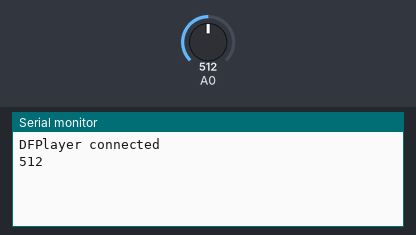
Recording of a sketch running on a simulated Arduino Uno, built with avr-gcc and run on an emulated ATmega328P. Parts: the last lines printed to the serial monitor. The inputs (shaded band) are chosen by the test bench; at power-on: A0 = 512. The audio player accepts every command and is not drawn.

Above: at 2.7 s.
2.8 s: A0 set to 490
At 6.97 s:
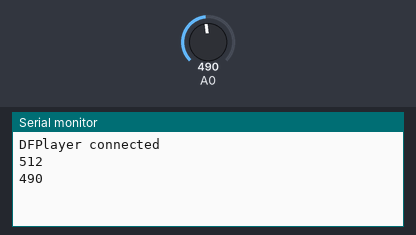
8.7 s: A0 set to 510
At 9.2 s:
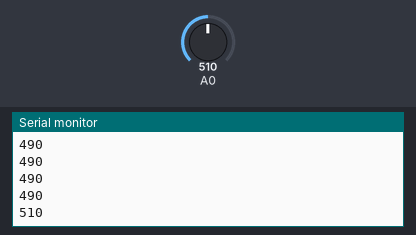
Timing chart, 0 to 11.7 s (numbered marks = the images above; inputs shaded):
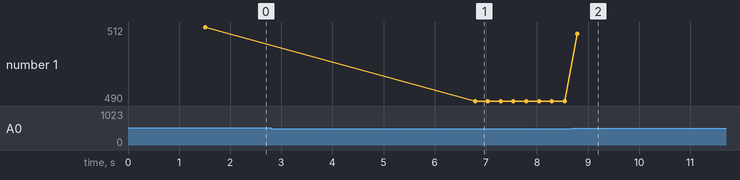

Measured:
- after the input at 2.8 s, the serial monitor: prints a new line after 4.0 s (image 1)
- after the input at 8.7 s, the serial monitor: prints a new line after 0.09 s (image 2)
- plotted number 1: 512 → 490 after the input at 2.8 s, 490 → 510 after the input at 8.7 s

The sketch:

Scream_Machine.ino
```cpp
#include <SoftwareSerial.h>
#include <DFRobotDFPlayerMini.h>

SoftwareSerial dfPlayerSerial(10, 11);
DFRobotDFPlayerMini dfPlayer;

void setup() {
  Serial.begin(115200);
  dfPlayerSerial.begin(9600);
  delay(1000);

  if (dfPlayer.begin(dfPlayerSerial)) {
    Serial.println("DFPlayer connected");
    dfPlayer.volume(30);
    dfPlayer.outputDevice(DFPLAYER_DEVICE_SD);
  }
}

void loop() {
  int lightLevel = analogRead(A0);
  Serial.println(lightLevel);

  if (lightLevel > 500) { // Find the base light level of your room by checking the Serial Monitor. Set this number a little higher than than the base room light level
    dfPlayer.play(1);
    delay(5000);
  }

  delay(250);
}
```
